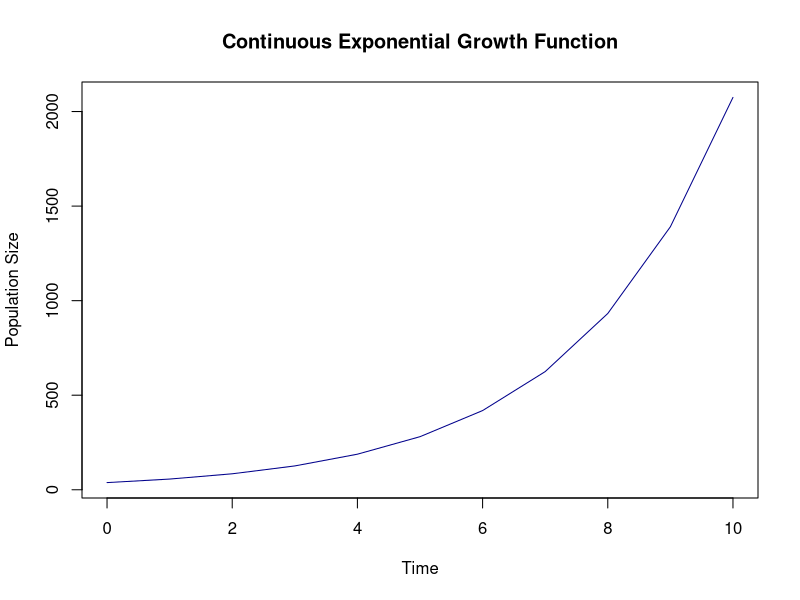
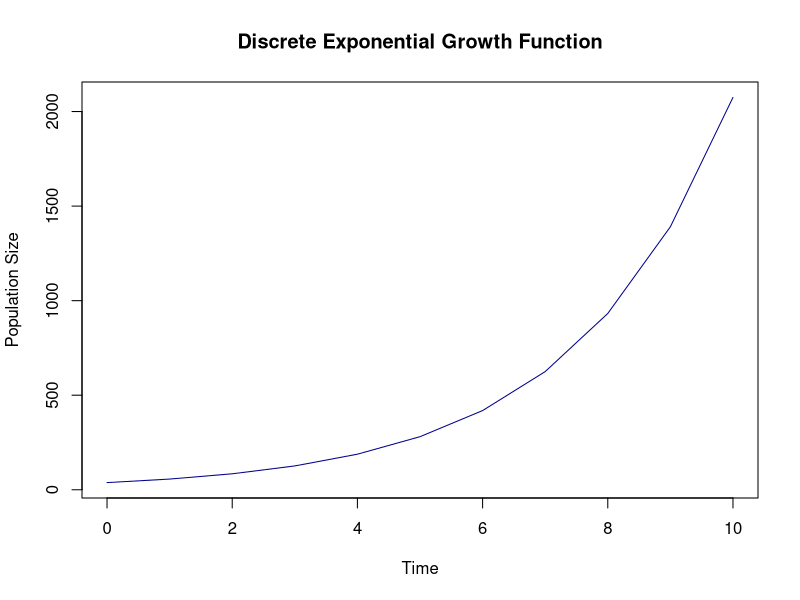
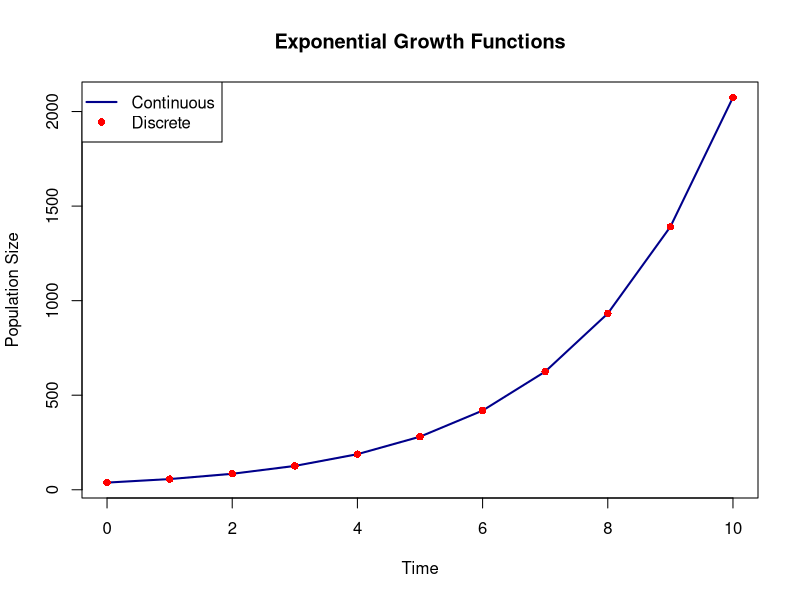
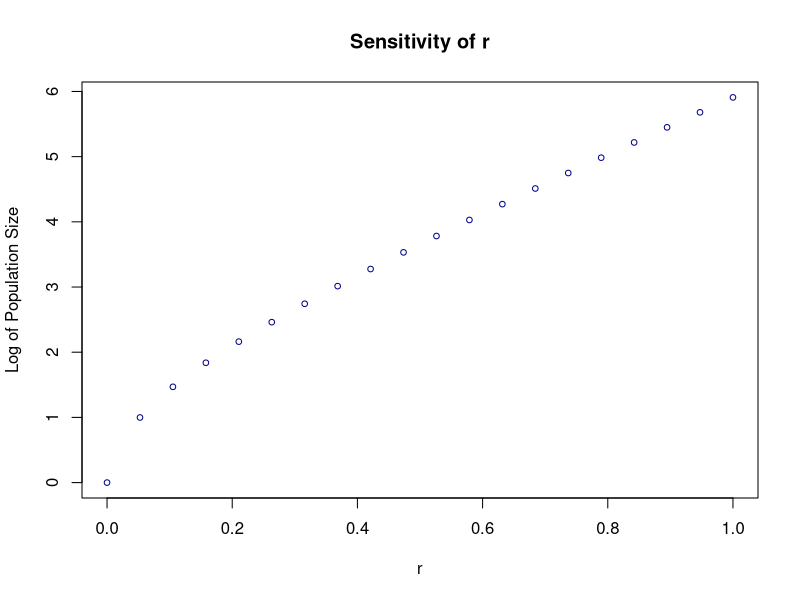
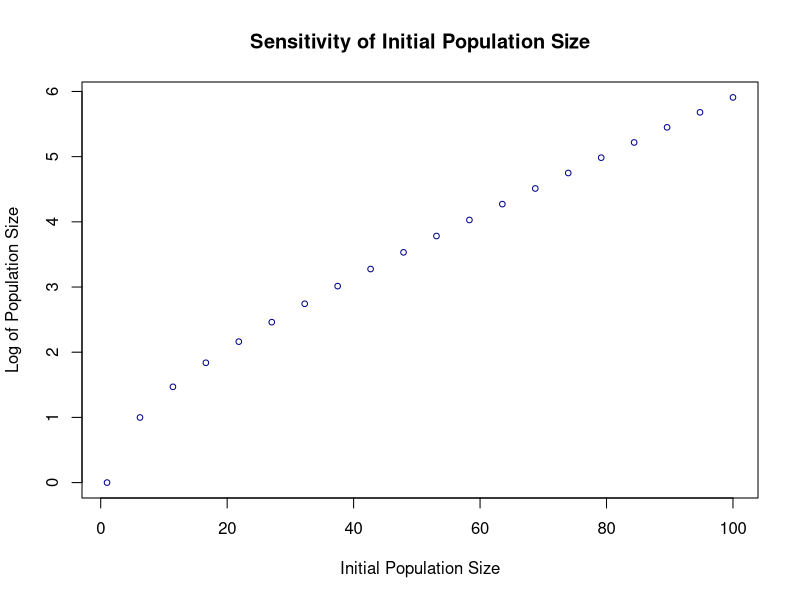
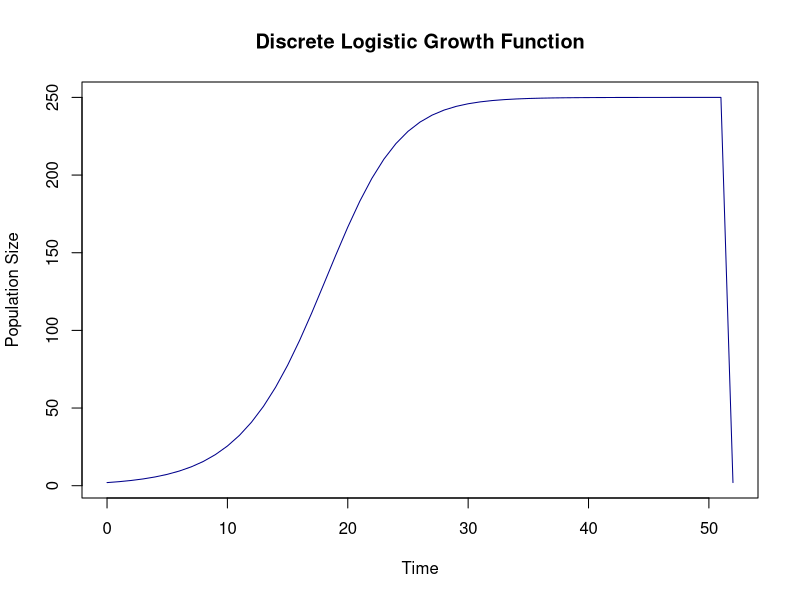

Reproduce these figures in R, in order.
## ---- chunk 1
knitr::opts_chunk$set(echo = TRUE)
## ---- chunk 2
# Define a continuous exponential growth function
con_exp_growth <- function(N_initial, r, NT){
  t_cont = 0:NT
  N = N_initial * exp(r*t_cont)
  return(N)
}

# Set initial conditions
r = 0.4
N_initial = 38
NT = 10

# Call function and graph
N = con_exp_growth(N_initial, r, NT)
plot(0:NT, N, type = 'l', main = "Continuous Exponential Growth Function", xlab = "Time", ylab = "Population Size", col = "DarkBlue")
## ---- chunk 3
# Define a discrete exponential growth function
dis_exp_growth <- function(N_initial, r, NT){
  R = exp(r)
  t_dis = 0:NT
  N = rep(N_initial,NT+1)
  
  for(t in 1:NT){
    N[t+1] = R*N[t]
  }
  return(N)
}

# Set initial conditions
r = 0.4
N_initial = 38
NT = 10

# Call function and graph
N = dis_exp_growth(N_initial, r, NT)
plot(0:NT, N, type = 'l', main = "Discrete Exponential Growth Function", xlab = "Time", ylab = "Population Size", col = "DarkBlue")
## ---- chunk 4
# Define a doubling time function
doubling_time <- function(r){
  double_time = (exp(2))/r
  return(double_time)
}

# Set initial conditions
r = 0.4

# Call function and output answer
double_time = doubling_time(r)
rounded_double_time = round(double_time,2)
print(paste("The doubling time according to both the discrete and continuous functions is", rounded_double_time))
## ---- chunk 5
# Set initial conditions
r = 0.4
N_initial = 38
NT = 10

# Call functions
N_con = con_exp_growth(N_initial, r, NT)
N_dis = dis_exp_growth(N_initial, r, NT)

# Graph both functions
plot(0:NT, N_con, type = 'l', main = "Exponential Growth Functions", xlab = "Time", ylab = "Population Size", col = "DarkBlue", lwd = 2)
lines(0:NT, N_dis, type = 'p', main = "Exponential Growth Functions", xlab = "Time", ylab = "Population Size", col = "Red", pch = 16, lwd = 2)
legend("topleft", legend = c("Continuous","Discrete"), col = c("DarkBlue","Red"), lty = c(1, NA), pch = c(NA, 16), lwd = c(2,2))
## ---- chunk 6
# Initial Conditions
i = 20
NT = 10
r = seq(from = 0, to = 1, length.out = i)
N_initial = seq(from = 1, to = 100, length.out = i)

# Create Vectors
N_ten = rep(0,NT)
r_ten = rep(0,NT)
N_initial_ten = rep(0,NT)

# Find the 10th value for each set of conditions
for(x in 0:i){
  N = con_exp_growth(N_initial[x], r[x], NT)
  N_ten[x] = N[10]
  r_ten[x] = r[x]
  N_initial_ten[x] = N_initial[x]
}

# Log Data
log_N_ten = log10(N_ten)

# Plot Data
plot(r_ten, log_N_ten, type = 'p', xlim = range(r_ten), ylim = range(log_N_ten), main = "Sensitivity of r", xlab = "r", ylab = "Log of Population Size", col = "DarkBlue", lwd = 1, cex = 0.75)

plot(N_initial_ten, log_N_ten, type = 'p', xlim = range(N_initial_ten), ylim = range(log_N_ten), main = "Sensitivity of Initial Population Size", xlab = "Initial Population Size", ylab = "Log of Population Size", col = "DarkBlue", lwd = 1, cex = 0.75)

## ---- chunk 7
# Define a discrete logistic growth function
dis_log_growth <- function(N_initial, r, NT, K){
  t_dis = 0:NT
  N = rep(N_initial,NT+1)
  
  for(t in 1:(NT-1)){
    N[t+1] = N[t] + r*N[t]*(1-N[t]/K)
  }
  return(N)
}

# Set initial conditions
r = 0.3
N_initial = 2
NT = 52
K = 250

# Call function and graph
N = dis_log_growth(N_initial, r, NT, K)
plot(0:NT, N, type = 'l', main = "Discrete Logistic Growth Function", xlab = "Time", ylab = "Population Size", col = "DarkBlue")
## ---- chunk 8
# Define a function to break once K is surpassed
find_K <- function(N,K){
  K = K-0.5
  
  for(x in 1:length(N)){
    if(N[x]>K){
      return(x)
    }
  }
}

# Set initial conditions
r = 0.3
N_initial = 2
NT = 52
K = 250

# Call function
N = dis_log_growth(N_initial, r, NT, K)
weeks_K = find_K(N,K)
weeks_K
## ---- chunk 9
# Define a function to find the Max Growth Rate
max_growth_rate <- function(K){
  return(K/2)
}

# Define a function to find the Population Size at MGR
pop_size_MGR <- function(r,K){
  return((r*K)/4)
}

# Set initial conditions
K = 250

# Call function
MGR = max_growth_rate(K)
MGR

pop_size = pop_size_MGR(MGR,K)
pop_size

